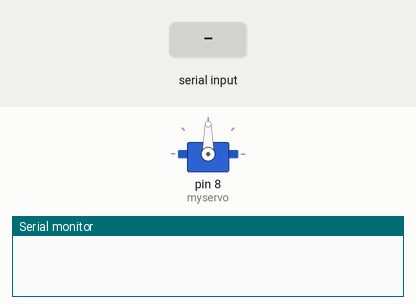
Recording of a sketch running on a simulated Arduino Uno, built with avr-gcc and run on an emulated ATmega328P. Shown: servo, the last lines printed to the serial monitor. Inputs (shaded band) come from the test bench.

Above: at 1.2 s.
1.3 s: "30,150\n" received over the second serial link
At 2.3 s:
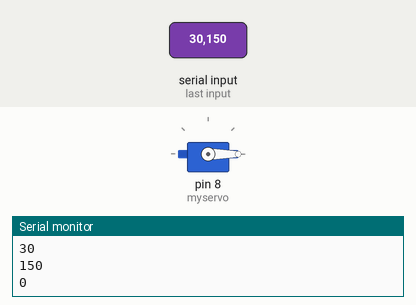
2.8 s: "90,45\n" received over the second serial link
At 3.4 s:
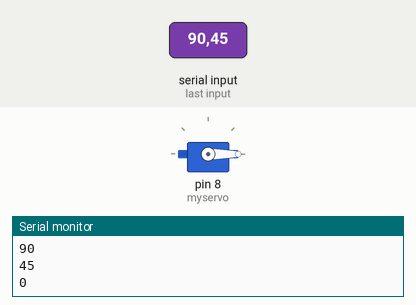
4.3 s: "200\n" received over the second serial link
At 5.7 s:
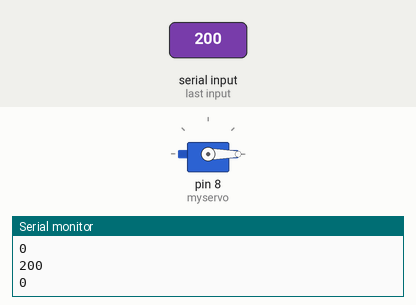
Timing chart, 0 to 7.3 s (numbered marks = the images above; inputs shaded):
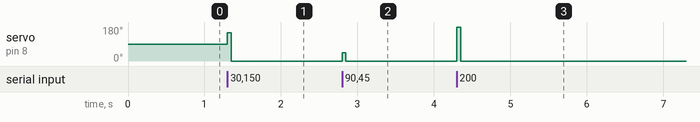

Measured:
- after the input at 1.3 s, servo on pin 8 (myservo): 90° → 0° at once
- after the input at 2.8 s, servo on pin 8 (myservo): 0° → 45° at once, → 0° 0.05 s later
- after the input at 4.3 s, servo on pin 8 (myservo): 0° → 180° at once, → 0° 0.05 s later

The sketch:

Servo_Android_Control.ino
```cpp
#include <SoftwareSerial.h> // TX RX software library for bluetooth

#include <Servo.h> // servo library
Servo myservo; // servo name

int bluetoothTx = 0; // bluetooth tx to 0 pin
int bluetoothRx = 1; // bluetooth rx to 1 pin

SoftwareSerial bluetooth(bluetoothTx, bluetoothRx);

void setup()
{
  myservo.attach(8,620,2500); // attach servo signal wire to pin 8
 //620 is the min range while 2500 is the max range of Duty Cycle
 //Change it to suit your servo. The standard min is 500 while max is 2500
 //Setup usb serial connection to computer
  Serial.begin(9600);
  Serial.setTimeout(50);//default 1000ms, slow update
  //Setup Bluetooth serial connection to android
  bluetooth.begin(9600);
  bluetooth.setTimeout(50);//default 1000ms, slow update
}

void loop()
{

  //Read from bluetooth and write to usb serial
  if(bluetooth.available()> 0 ) // receive number from bluetooth
  {
    int servopos = bluetooth.parseInt(); // save the received number to servopos
    Serial.println(servopos); // serial print servopos current number received from bluetooth
    myservo.write(servopos); // roate the servo the angle received from the android app
  }


}
```
